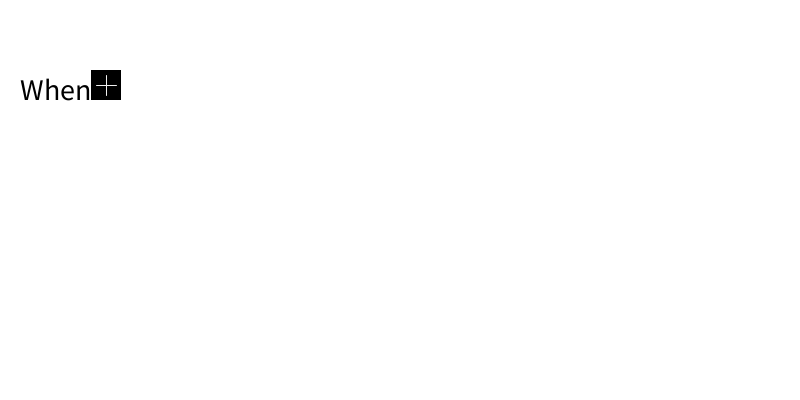
Frame 1 (no input)
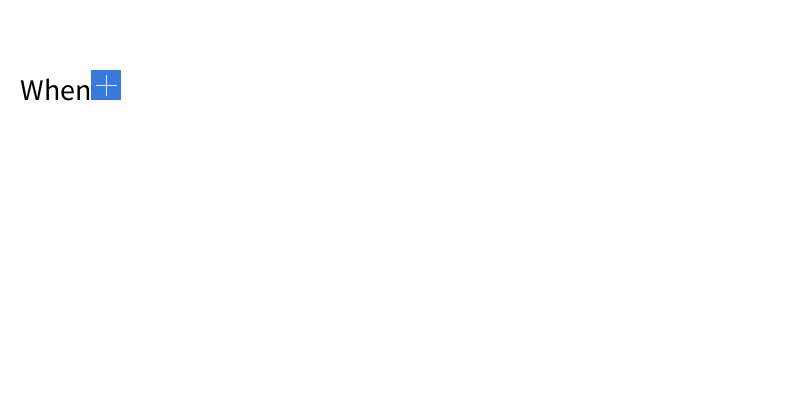
Frame 60 (the mouse pressed at the canvas centre just before this capture)
Frame 120 (the mouse held since frame 60 and released just before this capture): identical to frame 60, image omitted

The Processing sketch that drew these frames (run headless with seeded random() and noise(); from frame 60 on, the mouse is pressed at the canvas centre):

// Processing sketch: recipes
// ── recipes.pde
ArrayList<Thing> things; //thing phrases
ArrayList<Thing> devices; //complete list

String t = "Door Lock"; 
String[] i = {
  "unlocked", "locked", "open", "closed"
}; 
String[] o = {
  "lock", "unlock"
}; 

String t2 = "Hue"; 
String[] i2 = {
  "on", "off"
}; 
String[] o2 = {
  "turn on", "turn off"
}; 

String t3 = "Camera";  
String[] i3 = {
  "on", "off", "recording", "not recording", "motion detected"
}; 
String[] o3 = {
  "turn on", "turn off", "record", "stop recording"
}; 

String t4 = "Roomba"; 
String[] i4 = {
  "on", "off", "running", "not running"
}; 
String[] o4 = {
  "turn on", "turn off", "run", "stop running"
}; 

Joint first;


int curLoc; 
Word hello; 

int xLoc, yLoc; 

boolean showDevices = false;
boolean showThings = false; 
boolean canAddThing = false; 



void setup() {
  size (800, 400); 

  things = new ArrayList<Thing>(); 
  devices = new ArrayList<Thing>(); 

  devices.add(new Thing (t, i, o)); 
  devices.add(new Thing (t2, i2, o2)); 
  devices.add(new Thing (t3, i3, o3)); 
  devices.add(new Thing (t4, i4, o4)); 

  xLoc = 20; 
  yLoc = 100; 

  first = new Joint();
  first.addPlus = true; 
}

void draw() {
  background (255); 

  textSize (30); 
  fill (0); 
  text ("When", xLoc, yLoc); //thsis will eventually be a joint object

  //first blank disappears after the first device is added
  curLoc = xLoc + (int)textWidth("When");
  if (things.size() < 1) first.show(curLoc, yLoc, 30, 30); 
  if (first.clicked()) {
    showDevices = true; 
    canAddThing = true;
  }
  if (showDevices) showDeviceList(); 

  //arrange things in a sentence

  for (int i = 0; i < things.size(); i++) {
    Thing t = things.get(i);   
    t.setLoc(curLoc, yLoc); 
    t.show(); 
    if (t.state == 3 && t.actionBlank.clicked()) {
      showThings = true; 
      //t.state = 1; 
    }
    if (showThings) {
      //if (t.state == 1) {
      showList(t); 
      //t.setState(); 
    }
    
    curLoc += t.totalWi; 
  }
}

void showList(Thing t) {
  for (int i = 0; i < t.inputs.length; i++) {
    t.inputs[i].setLoc (10, 150+(i*40));
    //t.inputs[i].isHover(mouseX, mouseY); 
        if (t.inputs[i].isClicked()) {
      t.setAction(t.inputs[i].word);  
      t.setState(1); 
      showThings = false; 
    }
    t.inputs[i].display();
  }
}

void showDeviceList() {
  for (int i = 0; i < devices.size(); i++) {
    Thing d = devices.get(i); 
    d.name.setLoc (10, 150+(i*40));
    if (d.name.isClicked()) {
      if (canAddThing) {
        makeNewThing(d); 
        canAddThing = false;
      }
    }
    d.name.display();
  }
}

void makeNewThing(Thing t) {
  t.setState(3); 
  things.add(t);
  showDevices = false; 
}


// ── Action.pde
class Action extends Blank {
  Action() {
  super(); 
  }

}

// ── Blank.pde
class Blank {
  
  color blue, lightBlue, c; 
  int xLoc, yLoc, wi, hi; 
  boolean addPlus; 
  
  boolean hide;
  boolean showB = true; 
  
  Blank() {
    blue = color (#3A7ADE);
    lightBlue = color(#99BDF5); 
  }
  
  void show(int x, int y, int w, int h) { //get longest word size?
   xLoc = x; 
   yLoc = y; 
   wi = w; 
   hi = h; 
   
   if (showB) {
   fill (c); 
   noStroke(); 
    rect (xLoc, yLoc-hi, wi, hi); 
    stroke (240); 
    //plus

    if (addPlus) {
    int lineLen = 10; 
    line ((xLoc + wi/2) - lineLen, yLoc - (hi/2), (xLoc + wi/2) + lineLen, yLoc - (hi/2)); 
    line (xLoc + wi/2, (yLoc-hi/2) + lineLen, xLoc + wi/2, (yLoc-hi/2) - lineLen); 
    }
    clicked(); 
   }
  }

  
  boolean clicked() {
    int x = mouseX; 
    int y = mouseY; 
    if (x > xLoc && x < xLoc + wi && y > yLoc  - hi && y < yLoc && mousePressed) {
      c= lightBlue; 
      return true; 
    } else {
       c = blue;
      return false;     
    }
  }

}

// ── Joint.pde
class Joint extends Blank {
  Joint() {
  super(); 
  }

}

// ── Thing.pde
class Thing {
  Word[] inputs; 
  Word[] outputs; 
  
  Word name; 
  Word action; 
  int x, y; 
  float totalWi, curLoc; 
  
  boolean isInput; 
  
  boolean isSelected; 

  int state = 3; 
  
  Action actionBlank;

  Thing (String n, String[]in, String[] out) {
  
  name = new Word(n);   
  action = new Word (""); 
  inputs = new Word[in.length]; 
  outputs = new Word [out.length]; 
  actionBlank = new Action(); 
  actionBlank.addPlus = false; 

  for (int i = 0; i < in.length; i++) {
    inputs[i] = new Word(in[i]); 
  }
  
  for (int i = 0; i < out.length; i++) {
    outputs[i] = new Word(out[i]); 
  }

  }
  
  void setWord (String w) {
    name.word = w; 
  }
  
  void setAction (String a) {
    action.word = a; 
  }
  
  void setState (int s) {
    state = s; 
  }
  
  void setLoc (int x_, int y_) {
    x = x_; 
    y = y_; 
  }
  
  void show() {
    
   totalWi = name.wi + action.wi + textWidth("is"); //plus action plus other letters
   
   
   if (state <4) { //device has been chosen, set if input or output (think about that later), display blank action 
   name.setLoc (x, y); 
   name.display(); 
   //name.isHover(mouseX, mouseY); 
   text ("is", x + name.wi, y); 
   actionBlank.show(int(x + totalWi + textWidth("hi")),y, 100, (int)name.h); 
   }  
   
   if (state <3) { //blank has been selected and now options are being displayed
   }
   
   if (state <2) {  //action has been chosen and is now being displayed. mark it as "closed" and call it a day. joint blank appears
    actionBlank.showB = false; 
    action.setLoc (x + (int)name.wi + (int) textWidth("is"), y); 
    action.display(); 
   }
   
   if (state < 1) { //yes to 0


   }
   
   println (state); 
   /*
   
  switch (state) {
   case 0: //device has been chosen, set if input or output (think about that later), display blank action 
   name.setLoc (x, y); 
   name.display(); 
   //name.isHover(mouseX, mouseY); 
   text ("is", x + totalWi, y); 
   actionBlank.show(int(x + totalWi + textWidth("hi")),y, 100, (int)name.h); 
   
   
   break; 
   
   case 1: //blank has been selected and now options are being displayed
   break;
   
   case 2: //action has been chosen and is now being displayed. mark it as "closed" and call it a day. joint blank appears
   break; 
   
   case 3:
   //nothing
   break; 
  
  }
  */
  
  }
  
  
  
  //make constructor versions for no in, no out
}

// ── Word.pde
class Word {

  String word;
  int fontSize = 30; 
  float h, wi;
  float yLoc, xLoc; 
  boolean drawRect; 
  boolean isInput; //input or output? 

  Word(String w) {
    word = w; 
    h = textAscent() + textDescent();
    //wi = textWidth (word);
  }

  void setWord(String w) {
    word = w; 
    h = textAscent() + textDescent();
  }

  void setLoc (int x, float y) {
    xLoc = x;
    yLoc = y;
  }

  boolean isHover(int x, int y) {
    if (x > xLoc && x < xLoc + textWidth(word) && y > yLoc  - h && y < yLoc) {
      drawRect = true;
      return true;
    } 
    else {
      drawRect = false; 
      return false;
    }
  }
  
  boolean isClicked() {
    if (isHover(mouseX, mouseY) && mousePressed) return true; 
    else return false; 
  }

  void display() {
    textSize(fontSize); 
    h = textAscent() + textDescent(); 
    wi = (textWidth (word)) + (0); 
    //println (word, "width", textWidth(word), "wi", wi); 
    if (drawRect) {
      fill (200); 
      noStroke(); 
      rect (xLoc, yLoc - h, textWidth(word), h);
    }
    fill (0); 
    
    text (word, xLoc, yLoc);
  }
}
